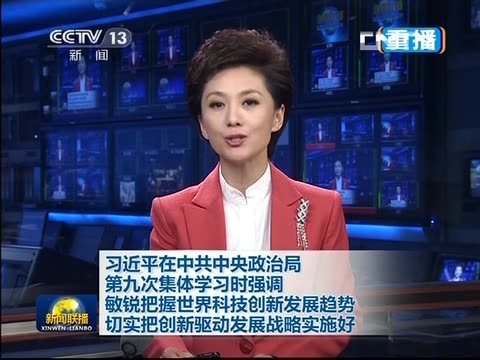
//> input picture opencv/pic.jpg, 480 x 360 px
$ ./text_extraction pic.jpg   (built with g++ and OpenCV 4)
//> lines starting //> are read from the running program, lines starting //| are printed output that depends on the picture; after the words box and inside, x2 and y2 are one past the last pixel; in counts of white or black regions, pixels touching at a corner belong together
#include <iostream>
#include <stdio.h>
#include <vector>
#include <opencv2/imgproc/imgproc.hpp>
#include <opencv2/core/core.hpp>
#include <opencv2/highgui/highgui.hpp>

using namespace std;
using namespace cv;
void showimage(const char *des, Mat &m)
{
    imshow(des, m);
    waitKey();
}

int main ( int argc, char *argv[] )
{
    Mat image;
    if (argc != 2 ) {
        cout << argc << "no image data\n";
        return -1;
    }
    image = imread(argv[1], 0);
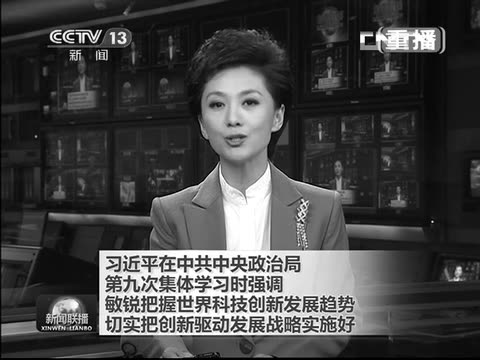
//> image: 360 rows x 480 cols, CV_8UC1; min 0, max 255, mean 69.2

    int *hist_w = new int[image.cols];
    int *hist_h = new int[image.rows];
    memset(hist_h, 0, image.rows* sizeof(int));
    memset(hist_w, 0, image.cols* sizeof(int));

    if (!image.isContinuous())
    {
    }
    Mat J;
    Mat I;

    cv::threshold(image, J, 0, 255, cv::THRESH_BINARY|cv::THRESH_OTSU);
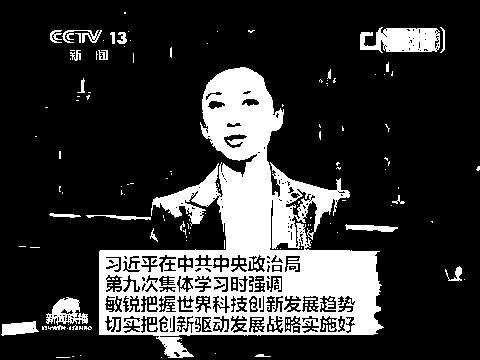
//> J: 360 rows x 480 cols, CV_8UC1; 21% white; 197 white regions (161 under 20 px), largest, box (x1, y1, x2, y2) and area: (99, 67, 384, 358) 30966, (360, 27, 440, 53) 1543, (46, 297, 88, 325) 633


    // cal the average pix value;
    long long thre_values = 0;
    for (int r = 0; r < J.rows; ++r)
    {
        for (int c = 0; c < J.cols; ++c)
        {
            if (J.at<uchar>(r, c) > 0 )
            {
                ++thre_values;
            }
        }
    }
//> this loop made 360 passes
//> thre_values on passes 1 to 3: 0, 0, 0
//> after the loop, thre_values = 36239

    if (thre_values > J.cols * J.rows / 2)
    {

        uchar table[256];
        int divideWith = 10;
        for (int i = 0; i < 256; ++i)
            table[i] = (uchar)(divideWith * ((255-i)/divideWith));

        Mat lookUpTable(1, 256, CV_8U);
        uchar* p = lookUpTable.data;
        for( int i = 0; i < 256; ++i)
            p[i] = table[i];
        LUT(J, lookUpTable, I);

        showimage("I", I);

    }
    else
    {
        I=J;
    }

    // hist detect words
    IplImage Iimpl= I;

    //uchar *data =I.data;
    uchar *data =(uchar*)Iimpl.imageData;
    int step = Iimpl.widthStep/sizeof(uchar);
//> step = 480

    {
        uchar pprev =0, pcur = 0;
        for (int r = 0; r < I.rows; ++r)
        {
            pcur = 0;
            for (int c = 0; c <I.cols; ++c)
                //for (int c = 0; c <I.cols; ++c)
            {
                pcur |= I.at<uchar>(r, c);
                if (I.at<uchar>(r,c) >0)
                {
                    hist_w[c] = 1;
                    hist_h[r] = 1;
                }
                //pcur |=  uchar(data[r * I.cols  +c]);
            }
        }
//> this loop made 360 passes
//> after the loop, pcur = 0
    }

#if 1
    vector<int> rpos;
    {
        for (int i=0; i < image.rows-1; ++i)
        {

            if(hist_h[i] != hist_h[i+1])
            {

                rpos.push_back(i);
                line(image, Point(0, i), Point(image.cols , i), Scalar(0,0,255), 1, CV_AA);
            }

        }
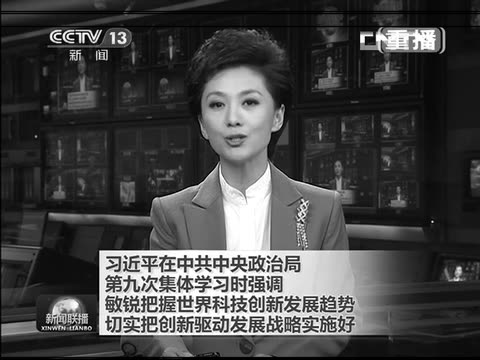
//> image: 360 rows x 480 cols, CV_8UC1; 2.83% of pixels changed, all inside (x1, y1, x2, y2) = (0, 10, 480, 359)
    }
    vector<int> cpos;
    {
        for (int i=0; i < image.cols-1; ++i)
        {
            if(hist_w[i] != hist_w[i+1])
            {
                cpos.push_back(i);
                line(image, Point(i, 0), Point(i, image.rows ), Scalar(0,0,255), 1, CV_AA);
            }

        }
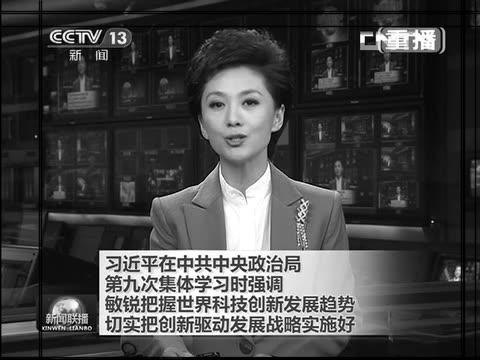
//> image: 360 rows x 480 cols, CV_8UC1; 3.29% of pixels changed, all inside (x1, y1, x2, y2) = (0, 0, 477, 360)
    }
#endif
    cout << "-----------" << endl;
    for (size_t i = 0; i < image.cols; ++i)
        cout << hist_w[i] << " ";
//> this loop made 480 passes
//| 0 1 1 1 1 1 1 1
//> (output is shown up to pass 8 of 480)
    cout << "-----------" << endl;
    showimage("IIIII", I);
#if 0
    vector<int> cpos;
    {
        uchar pprev =0, pcur = 0;
        for (int c = 0; c < I.cols; ++c)
        {
            pcur = 0;
            for (int r = 0; r < I.rows; ++r)
            {
                pcur |= I.at<uchar>(r, c);
                //pcur |=  uchar(data[r * I.cols  +c]);
            }
            if (pprev != pcur)
            {
                cpos.push_back(c);
            }
            pprev = pcur;
        }
    }
#endif
    Mat blank = Mat(image.rows*3, image.cols* 3, image.type(), Scalar(0, 0, 0));
    //Mat blank = Mat(image.rows*3, image.cols* 3, image.type(), Scalar(255, 255, 255));
    Point p0(10, 10);
    showimage("blank", blank);
    cout << cpos.size() << "xxxxxxxxxx" << endl;
    for (size_t i = 0; i < cpos.size() - 1; i +=2)

    {
        Mat w;
        Rect ROI(cpos[i], 0, cpos[i+1] - cpos[i], I.rows);
        I(ROI).copyTo(w);
        Size dsize = Size(w.cols * 2, w.rows*2);
        Mat rw = Mat(dsize, w.type());
        resize(w, rw, dsize, 0, 0, INTER_CUBIC);

        Rect b_ROI(p0.x, p0.y, rw.cols, rw.rows);
        rw.copyTo(blank(b_ROI));
        p0.x += 10;
        p0.x += rw.cols;
        /*
            imshow("a", rw);
            waitKey();
            */
    }
//> this loop made 3 passes
//> pass 1, `I(ROI).copyTo(w);`:
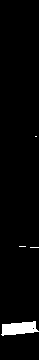
//> w: 360 rows x 39 cols, CV_8UC1; 2.9% white; 4 white regions (3 under 20 px), largest, box (x1, y1, x2, y2) and area: (1, 321, 39, 336) 391
//> pass 2, `resize(w, rw, dsize, 0, 0, INTER_CUBIC);`:
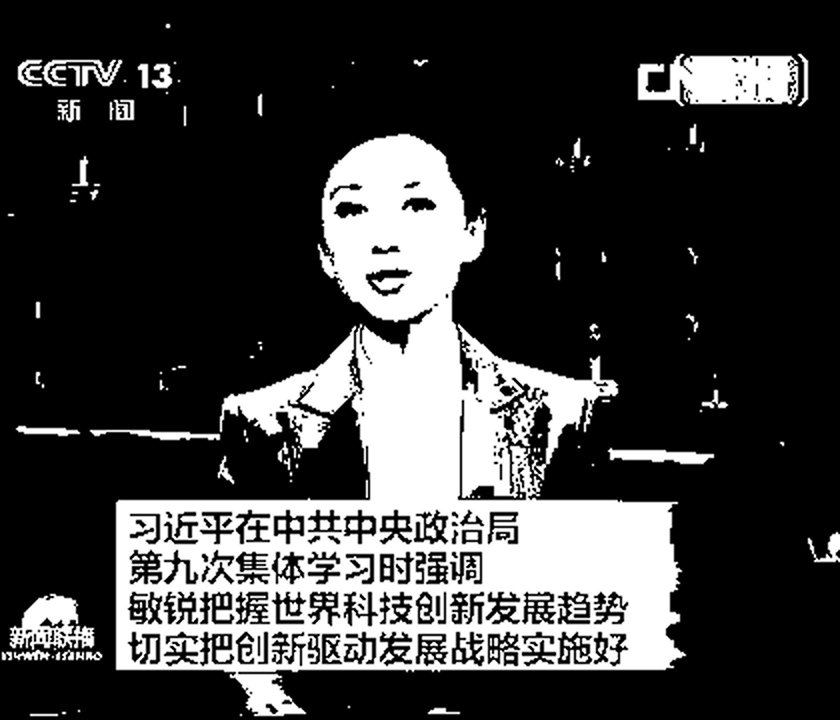
//> rw: 720 rows x 840 cols, CV_8UC1; min 0, max 255, mean 60.3
//> after the loop:
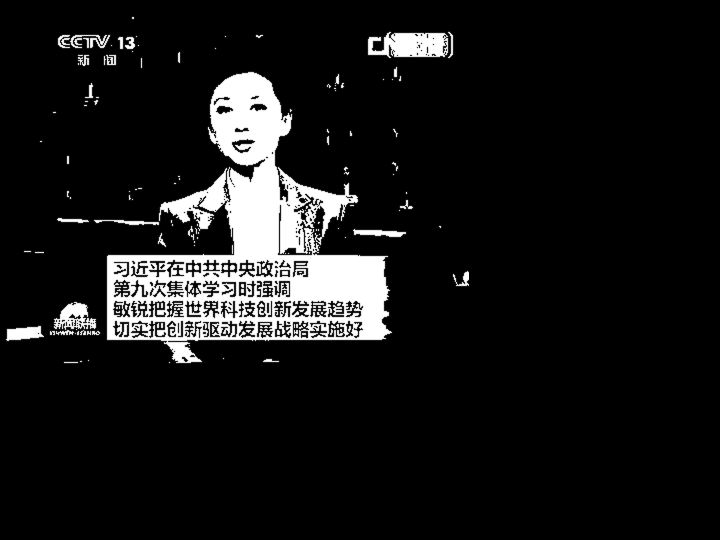
//> blank: 1080 rows x 1440 cols, CV_8UC1 (shown at 1/2 size); min 0, max 255, mean 23.7
    showimage("blank2", blank);
    imwrite("blank2.png", blank);

#if 0
    Mat w;
    int wc = 0;
    for (int i = 0; i < rpos.size(); i+=2)
    {

        for (int j = 0; j < cpos.size(); j+=2)
        {

            //cout << "[(" << rpos[i] << "," << cpos[j] << "), (" << rpos[i +1] << "," << cpos[j + 1] << ")]" << endl;
            Point p1 = Point(double(cpos[j]), double(rpos[i]));
            Point p2 = Point(double(cpos[j+1]), double(rpos[i+1]));
            //rects.insert(pair<Point, Point>(Point(rpos[i], cpos[j]), Point(rpos[i+1], cpos[j+1])));
            //cout << p1 << "|" <<p2 <<endl;
            //rectangle(image, p2, p1, Scalar(0,0,255), 0, 1);

            // get sub rect of word
            cvGetSubRect(&cvimage, &cvw, cvRect(p1.x, p1.y, p2.x - p1.x, p2.y - p1.y));
            Size dsize = Size(Mat(&cvw).cols * 5 , Mat(&cvw).rows * 5);
            Mat dstw = Mat(dsize,Mat(&cvw).type());
            resize(Mat(&cvw), dstw, dsize, 0, 0, INTER_LANCZOS4);
            ++wc;
            {
                char fname[18];
                sprintf(fname,"a%07d.tif", wc);
                //imwrite(fname, dstw);
            }

        }
    }
#endif

#if 1
    namedWindow("1");
    showimage("1",image);
#endif

#if 0
    for (size_t i = 0;  i < rpos.size(); ++i)
    {
        cout << rpos[i] << endl;

    }

    cout << "----------------" << endl;

    for (size_t i = 0; i < cpos.size(); ++i)
    {
        cout << cpos[i] << endl;
    }

#endif
    delete []hist_w;
    delete []hist_h;
    return 0;
}
